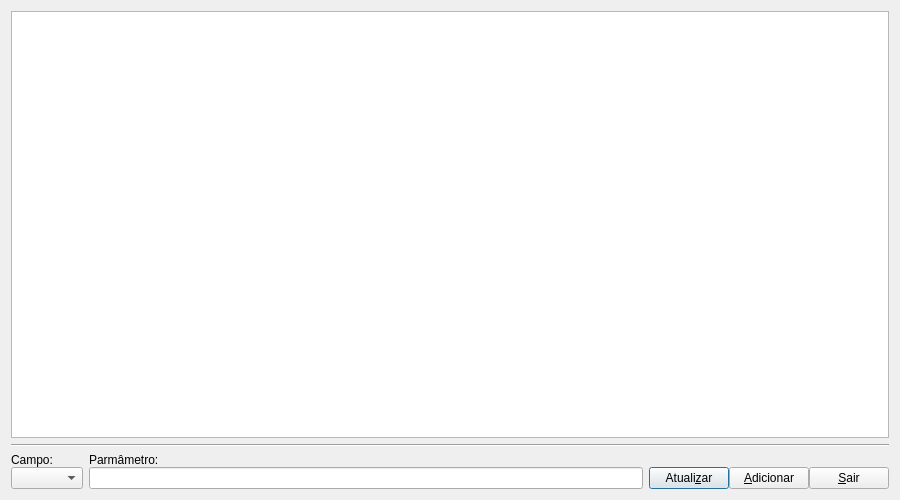
<?xml version="1.0" encoding="UTF-8"?>
<ui version="4.0">
 <class>municipios</class>
 <widget class="QDialog" name="municipios">
  <property name="geometry">
   <rect>
    <x>0</x>
    <y>0</y>
    <width>900</width>
    <height>500</height>
   </rect>
  </property>
  <property name="windowTitle">
   <string>Municípios</string>
  </property>
  <property name="windowIcon">
   <iconset resource="resources.qrc">
    <normaloff>:/icons/municipios.png</normaloff>:/icons/municipios.png</iconset>
  </property>
  <layout class="QVBoxLayout" name="verticalLayout_5">
   <item>
    <layout class="QVBoxLayout" name="verticalLayout">
     <item>
      <widget class="QTableView" name="tvConsulta">
       <property name="editTriggers">
        <set>QAbstractItemView::NoEditTriggers</set>
       </property>
       <property name="alternatingRowColors">
        <bool>true</bool>
       </property>
       <property name="selectionMode">
        <enum>QAbstractItemView::SingleSelection</enum>
       </property>
       <property name="selectionBehavior">
        <enum>QAbstractItemView::SelectRows</enum>
       </property>
       <property name="sortingEnabled">
        <bool>true</bool>
       </property>
       <attribute name="verticalHeaderVisible">
        <bool>false</bool>
       </attribute>
      </widget>
     </item>
    </layout>
   </item>
   <item>
    <widget class="Line" name="line_2">
     <property name="orientation">
      <enum>Qt::Horizontal</enum>
     </property>
    </widget>
   </item>
   <item>
    <layout class="QHBoxLayout" name="horizontalLayout_2">
     <item>
      <layout class="QVBoxLayout" name="verticalLayout_2">
       <property name="spacing">
        <number>0</number>
       </property>
       <item>
        <widget class="QLabel" name="lblCampo">
         <property name="text">
          <string>Campo:</string>
         </property>
        </widget>
       </item>
       <item>
        <widget class="QComboBox" name="cbCampo"/>
       </item>
      </layout>
     </item>
     <item>
      <layout class="QVBoxLayout" name="verticalLayout_3">
       <property name="spacing">
        <number>0</number>
       </property>
       <item>
        <widget class="QLabel" name="lblParametro">
         <property name="text">
          <string>Parmâmetro:</string>
         </property>
        </widget>
       </item>
       <item>
        <widget class="QLineEdit" name="leParametro"/>
       </item>
      </layout>
     </item>
     <item>
      <layout class="QVBoxLayout" name="verticalLayout_4">
       <property name="spacing">
        <number>0</number>
       </property>
       <item>
        <widget class="QLabel" name="label">
         <property name="text">
          <string/>
         </property>
        </widget>
       </item>
       <item>
        <layout class="QHBoxLayout" name="horizontalLayout">
         <item>
          <widget class="QPushButton" name="pbAtualizar">
           <property name="text">
            <string>Atuali&amp;zar</string>
           </property>
           <property name="icon">
            <iconset resource="resources.qrc">
             <normaloff>:/icons/atualizar.png</normaloff>:/icons/atualizar.png</iconset>
           </property>
          </widget>
         </item>
         <item>
          <widget class="QPushButton" name="pbAdicionar">
           <property name="text">
            <string>&amp;Adicionar</string>
           </property>
           <property name="icon">
            <iconset resource="resources.qrc">
             <normaloff>:/icons/adicionar.png</normaloff>:/icons/adicionar.png</iconset>
           </property>
          </widget>
         </item>
         <item>
          <widget class="QPushButton" name="pbSair">
           <property name="text">
            <string>&amp;Sair</string>
           </property>
           <property name="icon">
            <iconset resource="resources.qrc">
             <normaloff>:/icons/fechar.png</normaloff>:/icons/fechar.png</iconset>
           </property>
          </widget>
         </item>
        </layout>
       </item>
      </layout>
     </item>
    </layout>
   </item>
  </layout>
 </widget>
 <resources>
  <include location="resources.qrc"/>
 </resources>
 <connections/>
</ui>
